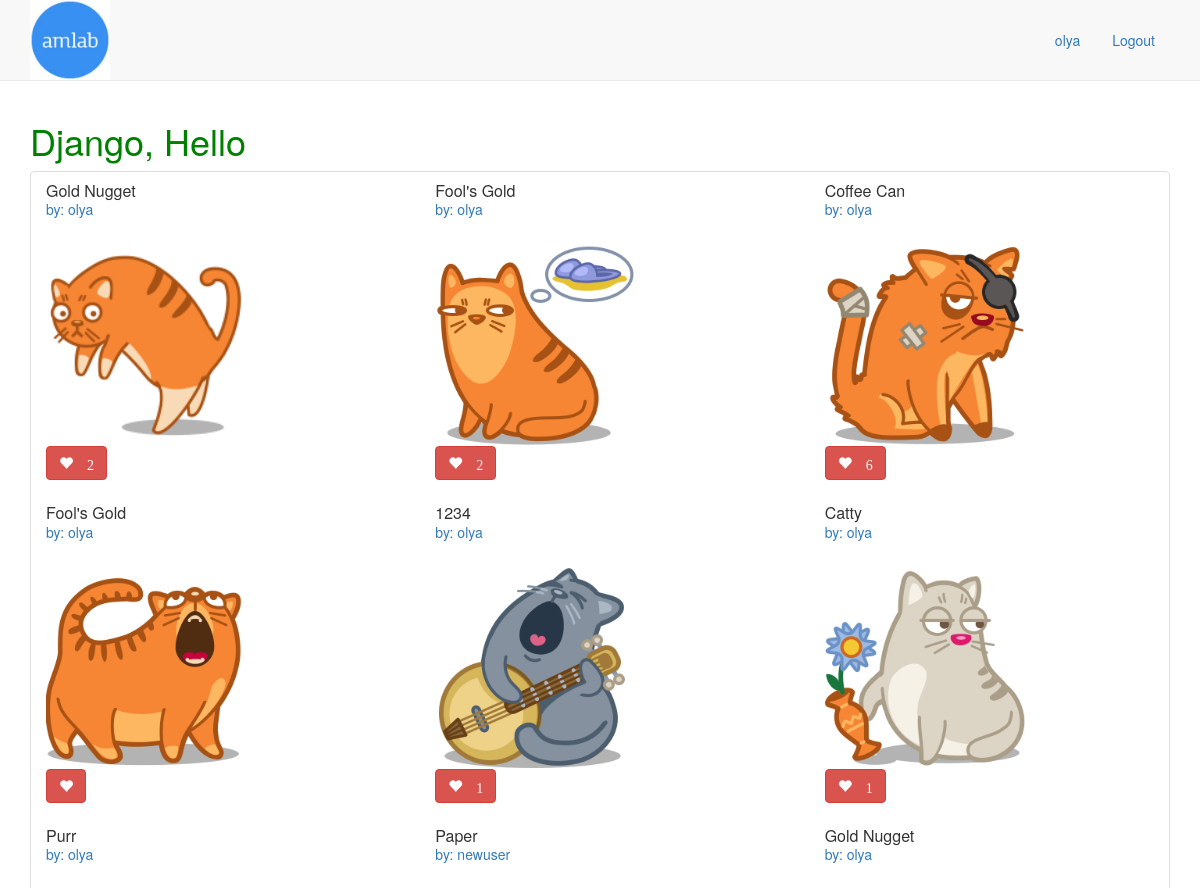
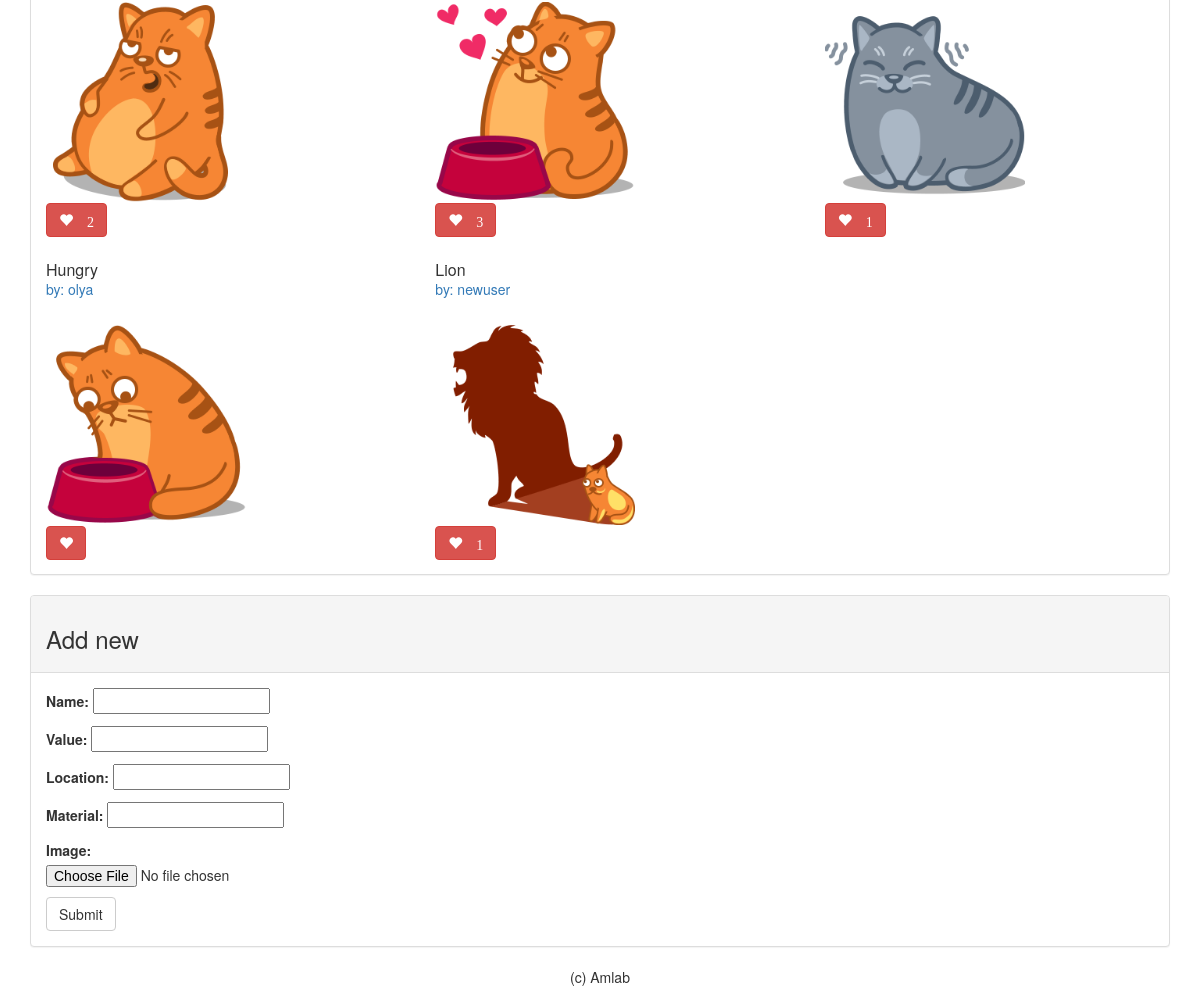
The app's page / (signed in) with its own data (2 pictures, top to bottom).
### main_app/models.py (models this page shows, shortened)
class Treasure(models.Model):
    user = models.ForeignKey(User)
    name = models.CharField(max_length=100)
    value = models.DecimalField(max_digits=10, decimal_places=2)
    material = models.CharField(max_length=100)
    location = models.CharField(max_length=100)
    image = models.ImageField(upload_to='treasure_images', default='treasure_images/default.png')
    likes = models.IntegerField(default=0)
    slug = models.SlugField(max_length=100, blank=True)

### main_app/views.py (the view)
# urls.py: url(r'^$', views.index),
def index(request):
    treasures = Treasure.objects.all()
    form = TreasureForm()
    return render(request, 'index.html', {'treasures': treasures, 'form': form})

### main_app/forms.py
class TreasureForm(forms.ModelForm):
    class Meta:
        model = Treasure
        fields = ['name', 'value', 'location', 'material', 'image']

### main_app/templates/index.html (shortened to what this page needs)
{% extends 'base.html' %}
{% block content %}
    <h1>Django, Hello</h1>
    <div class="treasure panel panel-default">
        <div class="row">
            {% for t in treasures %}
                <div class="col-md-4">
                    <div class="panel-heading">
                        <h2 class="panel-title"><a href="{% url 'detail' t.slug %}">{{ t.name }}</a></h2>
                        <a class="panel-username"
                         href="/user/{{t.user.username}}/">
                         by: {{ t.user.username }}
                         </a>
                     </div>
                    <div class="panel-body">
                        <a href="{% url 'detail' t.slug %}"><img src="{{ t.image.url }}" height="200" /></a><br/>
                        <button id ="likes" data-id="{{t.id}}"
                         class="btn btn-mini btn-danger glyphicon glyphicon-heart" type="button">
                            {% if t.likes > 0 %} {{ t.likes }} {% endif %}
                         </button>
                    </div>
                </div>
                {% if forloop.counter|divisibleby:3 %}
                    </div><div class="row">
                {% endif %}
            {% endfor %}
        </div>
    </div>
    {% if user.is_authenticated %}
        <div class="panel panel-default">
            <div class="panel-heading">
                <h3>Add new</h3>
            </div>
            <div class="panel-body">
                <form enctype="multipart/form-data" action="post_url/" method="post">
                    {{ form.as_p }}
                    <input type="submit" value="Submit" class="btn btn-default" />
                </form>
            </div>
        </div>
    {% endif %}
{% endblock %}

### main_app/templates/base.html (shortened to what this page needs)
{% load staticfiles %}
<!DOCTYPE html>
<html lang="en">
<head>
    <link rel="stylesheet" href="https://maxcdn.bootstrapcdn.com/bootstrap/3.3.7/css/bootstrap.min.css">
    <link rel="stylesheet" type="text/css" href="{% static 'style.css' %}" />
</head>
<body>
    <nav class="navbar navbar-default navbar-static-top text-center">
        <div class="container">
            <div class="navbar-header">
                <a href="/">
                    <img src="{% static 'images/logo.png' %}" width="80">
                </a>
            </div>
            <ul class="nav nav-pills pull-right">
                {% if user.is_authenticated %}
                    <li><a href="{% url 'profile' user.username %}">{{ user.username }}</a></li>
                    <li><a href="{% url 'logout' %}">Logout</a></li>
                {% else %}
                    <li><a href="{% url 'social:begin' 'vk-oauth2' %}">VK</a></li>
                    <li><a href="{% url 'login' %}">Login</a></li>
                    <li><a href="{% url 'registration' %}">Registration</a></li>
                {% endif %}
            </ul>
        </div>
    </nav>
    <main class="container" role="main">
        {% block content %}
        {% endblock %}
    </main>
    <footer class="text-center">(c) Amlab</footer>
</body>
</html>

### main_app/static/style.css (style rules this page uses)
h1 { color: green; }
.navbar .nav { margin: 20px 0 0; }

### records on screen
Treasure: name "Gold Nugget", user.username "olya", image (picture), likes "2"
Treasure: name "Fool's Gold", user.username "olya", image (picture), likes "2"
Treasure: name "Coffee Can", user.username "olya", image (picture), likes "6"
Treasure: name "Fool's Gold", user.username "olya", image (picture)
Treasure: name "1234", user.username "olya", image (picture), likes "1"
Treasure: name "Catty", user.username "olya", image (picture), likes "1"
Treasure: name "Purr", user.username "olya", image (picture), likes "2"
Treasure: name "Paper", user.username "newuser", image (picture), likes "3"
Treasure: name "Gold Nugget", user.username "olya", image (picture), likes "1"
Treasure: name "Hungry", user.username "olya", image (picture)
Treasure: name "Lion", user.username "newuser", image (picture), likes "1"

### other values on screen
{{ user.username }} "olya"
